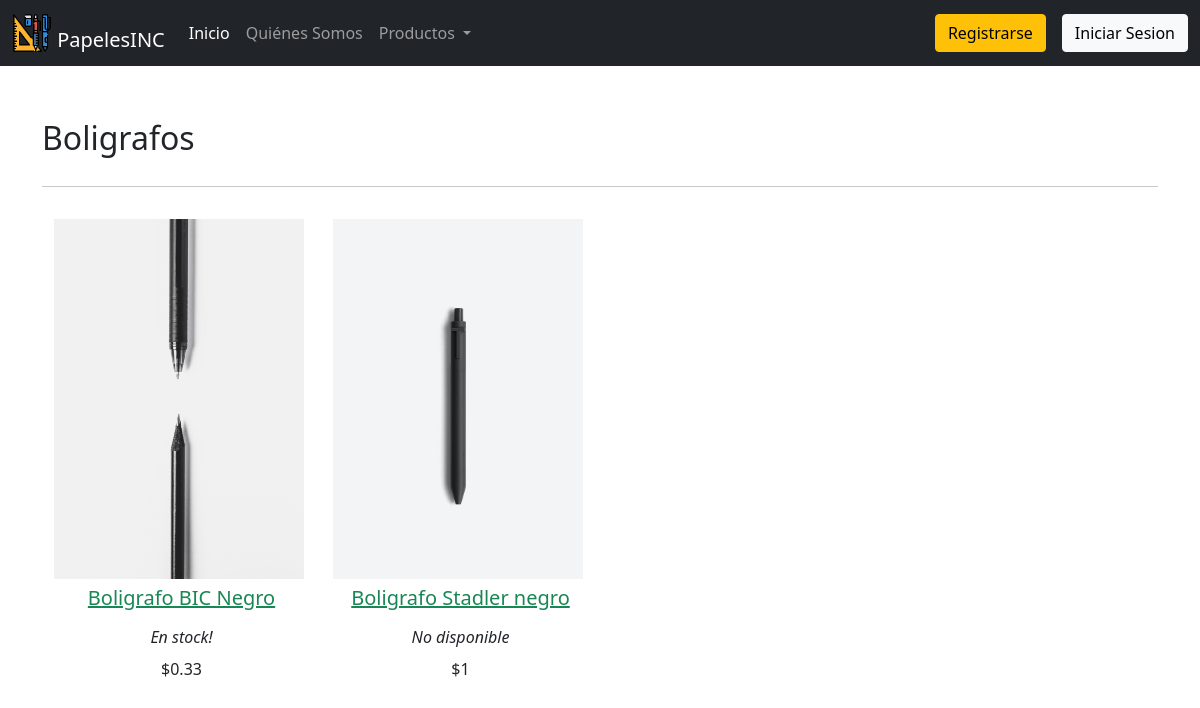
Page /Vista/Especialidad/prod_categorias.php?id=1 on the committed database.
### tables this page shows
CREATE TABLE IF NOT EXISTS `tbcategoria` (
  `id_categoria` int(11) NOT NULL AUTO_INCREMENT,
  `categoria` varchar(255) NOT NULL,
  PRIMARY KEY (`id_categoria`)
);

CREATE TABLE IF NOT EXISTS `tbproducto` (
  `id_producto` int(11) NOT NULL AUTO_INCREMENT,
  `nombre` varchar(255) NOT NULL,
  `descripcion` varchar(255) NOT NULL,
  `id_categoria` int(11) NOT NULL,
  `precio` double NOT NULL,
  `stock` int(11) NOT NULL,
  `marca` varchar(255) NOT NULL,
  `img` varchar(255) NOT NULL,
  PRIMARY KEY (`id_producto`)
);

### Vista/Especialidad/prod_categorias.php (the view, shortened to what this page needs)
<!DOCTYPE html>
<html lang="en">
<head>
    <link href="https://cdn.jsdelivr.net/npm/bootstrap@5.0.1/dist/css/bootstrap.min.css" rel="stylesheet">
    <link rel="stylesheet" href="estilos/estilo.css">
</head>
<body>
    <?php
    include_once "Navbar.php";
    $dbhost = 'localhost:3307';
    $dbuser = 'root';
    $dbpass = "";
    $dbname = "dbpapeleria";
    $id = $_GET['id'];
    $obj_conexion = mysqli_connect($dbhost, $dbuser, $dbpass, $dbname);
    $sql = "select * from tbproducto where id_categoria=" . $id;
    $resultado = $obj_conexion->query($sql);
    $sql2 = "select categoria from tbcategoria where id_categoria=". $id;
    $titulo = $obj_conexion->query($sql2);
    ?>
    <div class="container-lg mt-5 mb-5">
        <p class="text-start fs-2 fw-light mb-2 d-inline-block">
          <?php
          foreach($titulo as $row){
            $categoria = $row['categoria'];
            echo ucfirst($categoria) ;
          }
          ?>
        </p>
        <hr>
        <div class="container-fluid">
          <div class="row" id="datos">
          <?php
          foreach($resultado as $fila){
            echo "<div class='col-3'>";
			      $imagen = $fila['img'];
			      $id = $fila['id_producto'];
            echo "<a href='detalles_prod.php?id=" . $id . "'" . "class='link-success'>";
			      echo "<img class='img-fluid mt-3' style='width: 250px; height:360px' src='../../" . $imagen . "'>";
			      echo "<p class='text-center fs-5 mt-1 fw-normal'>" . $fila['nombre']."</p>";
		      	echo "</a>";
			     $stock = $fila['stock'];
			      if ($stock > 0){
				     echo " <p class='text-center fw-light lh-1 fs-6 fst-italic'>En stock!</p>";
		      	}else{
				     echo " <p class='text-center fw-light lh-1 fs-6 fst-italic'>No disponible</p>";
		  	  }
		    	echo "<p class='text-center lh-1 fs-6 fst-bold'>". "$".$fila['precio']."</p>";
		    	echo "</div>";
          }
        ?>
          </div>
        </div>
    </div>
</body>
</html>

### rows in the picture
tbcategoria: categoria "Boligrafos"
tbproducto: img (picture), nombre "Boligrafo BIC Negro", stock "En stock!", precio "0.33"
tbproducto: img (picture), nombre "Boligrafo Stadler negro", stock "No disponible", precio "1"
